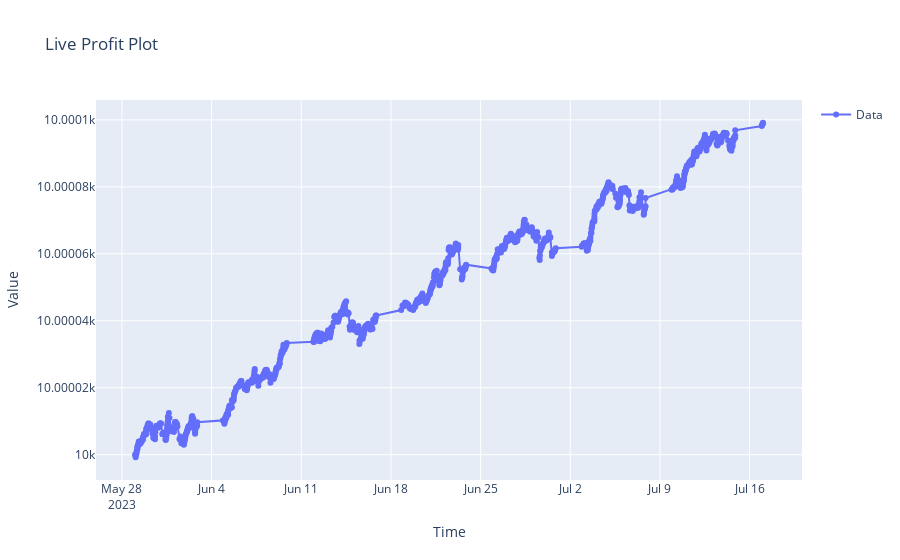

Notebook code for this chart:
### Code cell
import plotly.graph_objects as go
from IPython.display import clear_output
import time

# Assuming your data is in a DataFrame called 'df'
fig = go.Figure()

# Create the base figure
fig.add_trace(go.Scatter(x=[], y=[], mode='lines+markers', name='Data'))

# Set the layout
fig.update_layout(
    title='Live Profit Plot',
    xaxis_title='Time',
    yaxis_title='Value',
    showlegend=True
)

# Plot the data points one by one with a 1-second delay
for i in range(len(backtest_results)):
    # Update the data
    fig.data[0].x = backtest_results['Time'][:i+1]  # Adjust 'timestamp' to your actual time column
    fig.data[0].y = backtest_results['Balance'][:i+1]      # Adjust 'close' to your actual value column
    
    # Show the plot
    clear_output(wait=True)
    fig.show()
    
    # Wait for 1 second
    time.sleep(.1)

### Figure 1 — Plotly figure (JSON) as saved in the notebook; plotly's stock layout.template omitted (floating-point values rounded to 4 significant figures; data arrays with more than 128 entries replaced by an {"elided": "..."} marker saying what was removed)
{"data": [{"mode": "lines+markers", "name": "Data", "type": "scatter", "x": {"elided": "1068 str values"}, "y": {"elided": "1068 float values"}}], "layout": {"showlegend": true, "title": {"text": "Live Profit Plot"}, "xaxis": {"title": {"text": "Time"}}, "yaxis": {"title": {"text": "Value"}}}}
